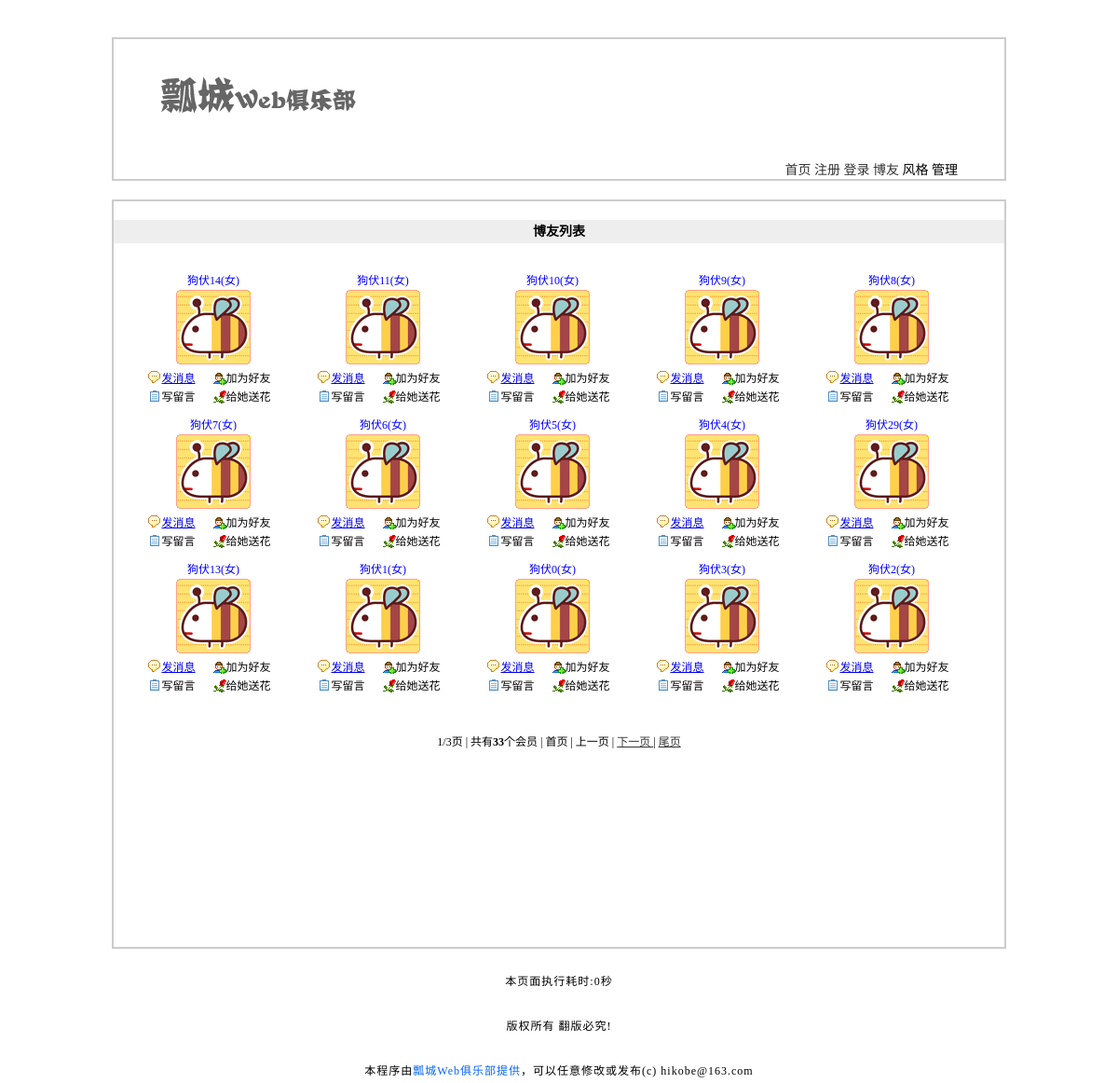
The page /blog.php on the database as committed earlier.
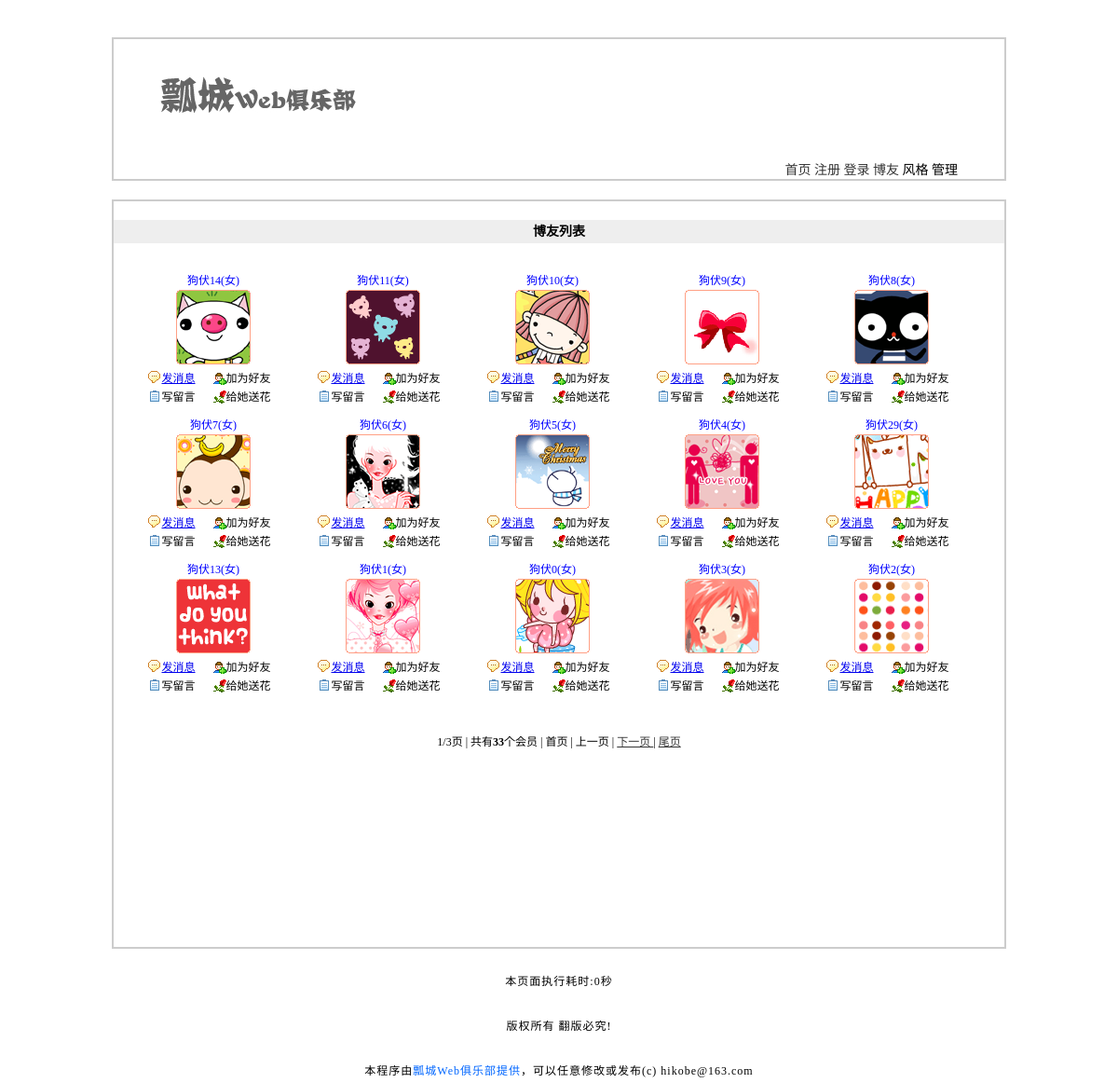
The same page on the database as committed later.
### tables this page shows
CREATE TABLE `tg_user` (
  `tg_id` mediumint(8) unsigned NOT NULL auto_increment COMMENT '\\\\用户id',
  `tg_uniqid` char(40) NOT NULL COMMENT '\\\\用户唯一标识符',
  `tg_username` varchar(20) NOT NULL COMMENT '\\\\用户名',
  `tg_password` char(40) NOT NULL COMMENT '\\\\密码',
  `tg_question` varchar(20) NOT NULL COMMENT '\\\\密码提示',
  `tg_answer` char(40) NOT NULL COMMENT '\\\\密码提示答案',
  `tg_email` varchar(40) default NULL COMMENT '\\\\邮箱',
  `tg_qq` varchar(10) default NULL COMMENT '\\\\QQ',
  `tg_url` varchar(40) default NULL COMMENT '\\\\网址',
  `tg_active` char(40) NOT NULL COMMENT '\\\\激活账户的唯一标识符',
  `tg_sex` char(1) NOT NULL COMMENT '\\\\性别',
  `tg_face` char(12) NOT NULL COMMENT '\\\\头像',
  `tg_level` tinyint(1) unsigned NOT NULL default '0',
  `tg_reg_time` datetime NOT NULL COMMENT '\\\\注册时间',
  `tg_last_time` datetime NOT NULL COMMENT '\\\\最后登录时间',
  `tg_last_ip` varchar(20) NOT NULL COMMENT '\\\\最后登录ip',
  `tg_login_count` int(4) unsigned NOT NULL default '0',
  PRIMARY KEY  (`tg_id`)
);

### includes/mysql.func.php (called while the page is built, shortened)
<?php
function _query($_sql){
    if(!$result = mysql_query($_sql)){
        exit("sql语句执行错误!".mysql_error());
    }
    return $result;
}
function _fetch_array_list($result) {
    return mysql_fetch_array($result, MYSQL_ASSOC);
}
?>

### blog.php (the view, shortened to what this page needs)
<!DOCTYPE html PUBLIC "-//W3C//DTD XHTML 1.0 Transitional//EN" "http://www.w3.org/TR/xhtml1/DTD/xhtml1-transitional.dtd">
<html xmlns="http://www.w3.org/1999/xhtml">
<head>
<?php require ROOT_PATH.'includes/title.inc.php';
?>
</head>
<body>
<?php
require ROOT_PATH . "includes/header.inc.php";
_page("SELECT tg_id FROM tg_user WHERE tg_active=''", 15);
global $_start_index, $_page_size;
$_sql = "SELECT tg_id,tg_username,tg_face,tg_sex FROM tg_user WHERE tg_active = '' ORDER BY tg_reg_time DESC LIMIT ".$_start_index.",".$_page_size;
$_result = _query($_sql);
?>
<div id='blog'>
<h2>博友列表</h2>
<?php
    while (!!$_row =_fetch_array_list($_result)) {
        $_user = array();
        $_user['id'] = $_row['tg_id'];
        $_user['username'] = $_row['tg_username'];
        $_user['face'] = $_row['tg_face'];
        $_user['sex'] = $_row['tg_sex'];
        $_user = _html($_user);
?>
<dl>
<dd class='user'><?php echo $_user['username'].'('.$_user['sex'].')'?></dd>
<dt><img src="<?php echo $_user['face']?>"/></dt>
<dd class='message'><a href="javascript:;" name="message" title="<?php echo $_user['id']?>">发消息</a></dd>
<dd class='friend'>加为好友</dd>
<dd class='guest'>写留言</dd>
<dd class='flower'>给<?php echo $_user['sex']=='男'?'他':'她'?>送花</dd>
</dl>
<?php
   }
?>
<?php
    _paging(2);
?>
</div>
<?php
require ROOT_PATH . "includes/footer.inc.php";
?>
</body>
</html>

### includes/title.inc.php (shortened to what this page needs)
<link rel="stylesheet" type="text/css" href="style/1/basic.css" />
<link rel="stylesheet" type="text/css" href="style/1/<?php echo SCRIPT?>.css" />

### includes/header.inc.php (shortened to what this page needs)
<div id="header">
	<h1>
		<a href="index.php">瓢城web俱乐部多用户留言系统</a>
	</h1>
	<ul>
		<li><a href="index.php">首页</a></li>
		<?php
		  if(isset($_COOKIE['username'])){
		      echo '<li><a href="member.php">'.$_COOKIE['username'].'·个人中心</a></li>';
		  } else {
		      echo '<li><a href="register.php">注册</a></li>';
		      echo '<li><a href="login.php">登录</a></li>';
		  }
		?>
		<li><a href="blog.php">博友</a></li>
		<li>风格</li>
		<li>管理</li>
	</ul>
</div>

### includes/global.func.php (shortened to what this page needs)
<?php
	function _runtime(){
		$time = explode(' ',microtime());
		return $time[1] + $time[0];
	}
	function _page($_sql, $_size){
	    $_page_num = 1;
	    $_page_size = $_size;
	    $_user_count = mysql_num_rows(_query($_sql));
	    $_page_count = ceil($_user_count / $_page_size);
	    $_start_index = ($_page_num - 1)*$_page_size;
	}
	function _paging($_type){
	    global $_page_count, $_page_num, $_page_count, $_user_count;
	    if($_type == 1){
	        echo '<div id="page_num">';
	        echo '<ul>';
	            for ($_i = 1; $_i <= $_page_count; $_i ++){
	            echo '<li><a href="blog.php?page='.$_i.'">'.$_i.'</a></li>';
	        }
	        echo '</ul>';
	        echo '</div>';
	    } else {
	        echo '<div id="page_text">';
	        echo '<ul>';
	        echo '<li>'.$_page_num.'/'.$_page_count.'页 | </li>';
	        echo '<li>共有<strong>'.$_user_count.'</strong>个会员 | </li>';
            if ($_page_num == 1) {
                echo "<li>首页 | </li>";
                echo "<li>上一页 | </li>";
            } else {
                echo '<li><a href="'.SCRIPT.'.php">首页 </a>| </li>';
                echo '<li><a href="'.SCRIPT.'.php?page='.($_page_num - 1).'">上一页</a> | </li>';
            }
            if ($_page_num == $_page_count) {
                echo "<li>下一页 | </li>";
                echo "<li>尾页</li>";
            } else {
                echo '<li><a href="'.SCRIPT.'.php?page='.($_page_num + 1).'">下一页 </a>| </li>';
                echo '<li><a href="'.SCRIPT.'.php?page='.$_page_count.'">尾页</a></li>';
            }
    	    echo '</ul>';
    	    echo '</div>';
	    }
	}
	function _html($_string){
	    if(is_array($_string)){
	        foreach ($_string as $_key => $_value) {
	           $_string[$_key] = _html($_value);
	        }
	    } else {
	        $_string = htmlspecialchars($_string);
	    }
	    return $_string;
	}
?>

### includes/footer.inc.php (shortened to what this page needs)
<div id="footer">
	<p>本页面执行耗时:<?php echo round(_runtime() - START_TIME, 4)?>秒</p>
	<p>版权所有 翻版必究!</p>
	<p>
		本程序由<span>瓢城Web俱乐部提供</span>，可以任意修改或发布(c) hikobe@163.com
	</p>
</div>

### style/1/basic.css (style rules this page uses)
* { margin: 20px 0;; padding: 0px; }
body { width: 960px; margin: 0 auto; backgroud: #fff; font-size: 14px; }
ul { list-style-type: none; }
h2 { height:25px; font-size: 14px; background: #eee; line-height: 25px; text-indent: 10px; }
#header { width: auto; height: 150px; border: 2px solid #ccc; }
#header h1 { width: 210px; height: 39px; font-size: 12px; background: url("../../image/logo1.jpg") no-repeat; margin: 40px 0 0 50px; }
#header h1 a { width: 210px; height: 39px; display: block; text-indent: -9999px; }
#header ul { text-align: right; padding: 30px 50px 0 0; }
#header ul li { display: inline; }
#header ul li a { text-decoration:none; color:#333; }
#page_text { height:20px; clear:both; padding:20px 0; }
#page_text ul { text-align:center; }
#page_text ul li { display:inline; }
#page_text ul li a { color:#333; }
#footer { clear: both; width: auto; height: 60px; text-align: center; margin: 10px 0; }
#footer p { font-size: 12px; padding: 5px 0; letter-spacing: 1px }
#footer p span { color: #06f; }

### style/1/blog.css (style rules this page uses)
#blog { width: auto; height: 800px; border: 2px solid #ccc; font-size:12px; }
#blog h2 { text-indent: 0px; text-align: center; }
#blog dl { width: 150px; margin: 10px 0 0 32px; float:left; }
#blog dl dt { text-align: center; width:150px; margin:0 0 5px 0; }
#blog dl dt img { margin: 0 auto; display: block; }
#blog dl dd { text-align:center; height: 20px; line-height: 20px; width:75px; margin:0px; float: left; }
#blog dl dd.user { float: none; width: 150px; color: blue; }
#blog dl dd.message { background: url(../../image/x1.gif) no-repeat 5px 35% }
#blog dl dd.friend { background: url(../../image/x2.gif) no-repeat left center; }
#blog dl dd.guest { background: url(../../image/x3.gif) no-repeat 5px 35% }
#blog dl dd.flower { background: url(../../image/x4.gif) no-repeat left center; }

Rows that differ between the two databases and show on the page:
changed tg_user "狗伏14": tg_face: a different picture
changed tg_user "狗伏11": tg_face: a different picture
changed tg_user "狗伏10": tg_face: a different picture
changed tg_user "狗伏9": tg_face: a different picture
changed tg_user "狗伏8": tg_face: a different picture
changed tg_user "狗伏7": tg_face: a different picture
changed tg_user "狗伏6": tg_face: a different picture
changed tg_user "狗伏5": tg_face: a different picture
changed tg_user "狗伏4": tg_face: a different picture
changed tg_user "狗伏29": tg_face: a different picture
changed tg_user "狗伏13": tg_face: a different picture
changed tg_user "狗伏1": tg_face: a different picture
changed tg_user "狗伏0": tg_face: a different picture
changed tg_user "狗伏3": tg_face: a different picture
changed tg_user "狗伏2": tg_face: a different picture
